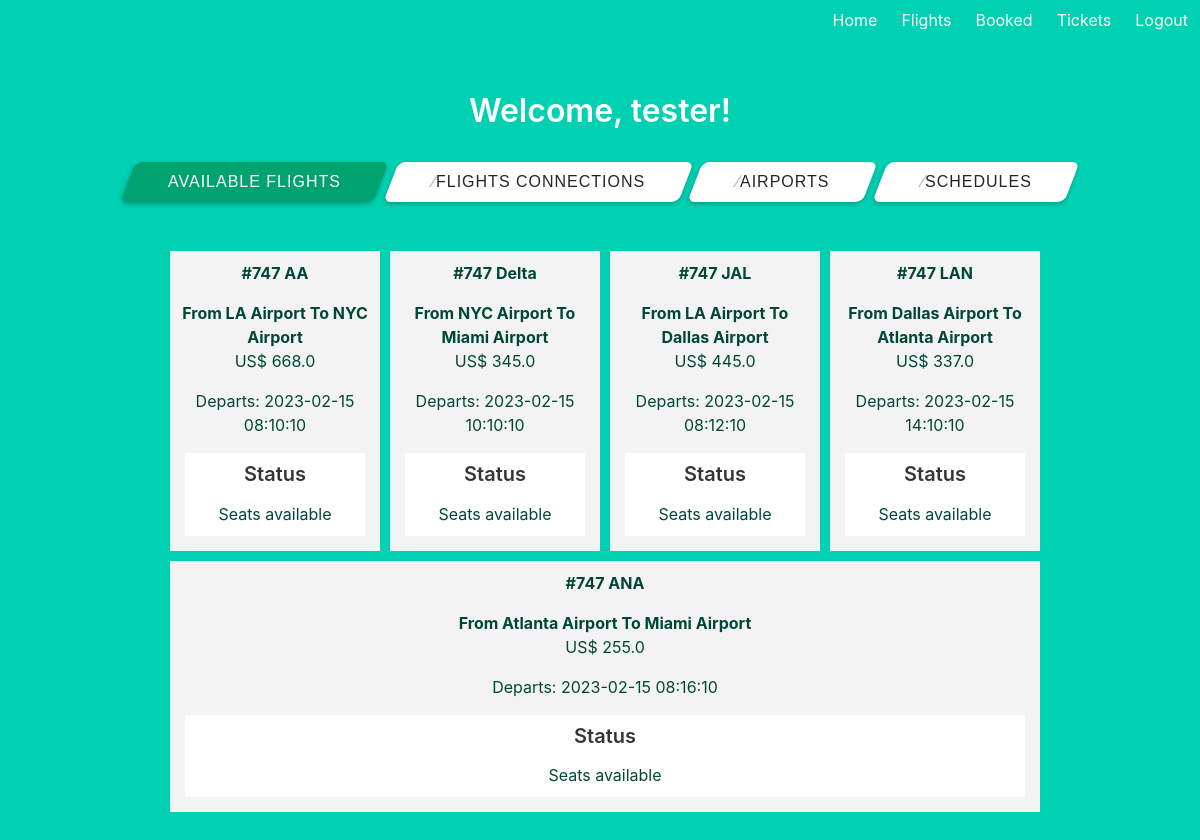
/flights (signed in), run on the app's committed database.
### models.py (models this page shows, shortened)
class User(UserMixin, db.Model):
	id = db.Column(db.Integer, primary_key=True)
	email = db.Column(db.String(100), unique=True)
	password = db.Column(db.String(100))
	name = db.Column(db.String(1000))

class Flight(db.Model):
	id = db.Column(db.Integer, primary_key=True)
	flightCode = db.Column(db.String(100), unique=True)
	departure = db.Column(db.String(1000))
	arrival = db.Column(db.String(1000))
	ticketPrice = db.Column(db.Float)
	passengers = db.Column(db.Integer)
	seats = db.Column(db.Integer)
	date = db.Column(db.DateTime(timezone=False))
	def create_tables():
		con = sqlite3.connect('project/db.sqlite')
		cursor = con.cursor()
		cursor.execute('''SELECT COUNT(*) from flight ''')
		result=cursor.fetchall()
	def get_flights():
		conn = sqlite3.connect('project/db.sqlite')
		flights = conn.execute('SELECT flightCode, date FROM flight').fetchall()
		conn.close()
		flights_list = list(flights)
		j = 0
		for i in flights_list:
			datetime_obj = parser.parse(i[1])
			flights_list[j] = (flights_list[j][0], datetime_obj.strftime("%B %d, %Y - %H:%M:%S"))
			j+=1
		return flights_list
	def get_airports():
		conn = sqlite3.connect('project/db.sqlite')
		d = conn.execute('SELECT departure FROM flight').fetchall()
		a = conn.execute('SELECT arrival FROM flight').fetchall()
		conn.close()
		airports = list(set(d + a))
		return airports
	def get_routes():
		conn = sqlite3.connect('project/db.sqlite')
		conn.row_factory = sqlite3.Row
		trips = conn.execute('SELECT departure, arrival FROM flight').fetchall()
		conn.close()
		return trips

### main.py (the view)
@main.route('/flights', methods=["GET", "POST"])
@login_required
def flights():
	Flight.create_tables()
	flights = Flight.query.all()
	trips = Flight.get_routes()
	airports = Flight.get_airports()
	flightsTime = Flight.get_flights()
	return render_template('flights.html', name=current_user.name, flights=flights, trips=trips, airports=airports, flightsTime=flightsTime)

### __init__.py (called while the page is built)
def create_app():
	app = Flask(__name__)
	app.config['SECRET_KEY'] = 'secret-key-goes-here'
	app.config['SQLALCHEMY_DATABASE_URI'] = 'sqlite:///db.sqlite'
	app.config['SQLALCHEMY_TRACK_MODIFICATIONS'] = True
	db.init_app(app)
	login_manager = LoginManager()
	login_manager.login_view = 'auth.login'
	login_manager.init_app(app)
	from .models import User
	@login_manager.user_loader
	def load_user(user_id):
		return User.query.get(int(user_id))
	from .auth import auth as auth_blueprint
	app.register_blueprint(auth_blueprint)
	from .main import main as main_blueprint
	app.register_blueprint(main_blueprint)
	return app

### templates/flights.html (shortened to what this page needs)
{% extends "base.html" %}
{% block content %}
  <h1 class="title">
    Welcome, {{ name }}!
  </h1>
  <br/>
  <div class="container">
  <ul class="breadcrumb">
  <li class="1 breadcrumb__item breadcrumb__item__selected" onclick="change(this);">
  <span class="breadcrumb__inner">
  <span class="breadcrumb__title">Available Flights</span>
  </span>
  </li>
  <li class="2 breadcrumb__item breadcrumb__item__unselected" onclick="change(this);">
  <span class="breadcrumb__inner">
  <span class="breadcrumb__title">Flights Connections</span>
  </span>
  </li>
  <li class="3 breadcrumb__item breadcrumb__item__unselected" onclick="change(this);">
  <span class="breadcrumb__inner">
  <span class="breadcrumb__title">Airports</span>
  </span>
  </li>
  <li class="4 breadcrumb__item breadcrumb__item__unselected" onclick="change(this);">
  <span class="breadcrumb__inner">
  <span class="breadcrumb__title">Schedules</span>
  </span>
  </li>
  </ul>
  </div>
  <br />
  <div id="1" class="content show">
  {% for flight in flights %}
      <a href="{{ url_for('main.dashboard', name=name, flight=flight.flightCode) }}" class="flight">
          <p><b>#{{ flight.flightCode }}</b></p>
          <b>
              <p class="name">From {{ flight.departure }} To {{ flight.arrival }}</p>
          </b>
          <p>US$ {{ flight.ticketPrice }}</p>
          <p>Departs: {{ flight.date }}</p>
          <div class="bio">
              <h4>Status</h4>
              <p>Seats available {{ flight.bio }}</p>
          </div>
      </a>
  {% endfor %}
</div>
<br />
<br />
<br />
{% endblock %}

### templates/base.html (style rules this page uses)
.title { margin: 5px; }
.content { margin: 5px; width: 100%; display: flex; flex-direction: row; flex-wrap: wrap; user-select: none; }
.flight { flex: 20%; padding: 10px; margin: 5px; background-color: #f3f3f3; inline-size: 100%; }
.flight p { color: #004835; }
.bio { padding: 10px; margin: 5px; background-color: #ffffff; color: #004835; }
.container { display: flex; flex-direction: column; height: 100%; width: 100%; min-width: 480px; padding: 0 40px; }
.breadcrumb { display: flex; border-radius: 10px; margin: auto; text-align: center; top: 50%; width: 100%; height: 40px; transform: translateY(-50%); z-index: 1; justify-content: center; }
.breadcrumb__item { height: 100%; background-color: white; color: #252525; font-family: 'Nunito', sans-serif; border-radius: 7px; letter-spacing: 1px; transition: all 0.3s ease; text-transform: uppercase; position: relative; display: inline-flex; justify-content: center; align-items: center; font-size: 16px; transform: skew(-21deg); box-shadow: 0 2px 5px rgba(0,0,0,0.26); margin: 5px; padding: 0 40px; cursor: pointer; }
.breadcrumb__item__selected { background: #00a36f; color: #FFF; }
.show { display: flex; }
.breadcrumb__inner { display: flex; flex-direction: column; margin: auto; z-index: 2; transform: skew(21deg); }
.breadcrumb__title { font-size: 16px; text-overflow: ellipsis; overflow: hidden; white-space: nowrap; }

### data on the page
User: name "tester"
Flight: flightCode "747 AA", departure "LA Airport", arrival "NYC Airport", ticketPrice "668.0", date "2023-02-15 08:10:10"
Flight: flightCode "747 Delta", departure "NYC Airport", arrival "Miami Airport", ticketPrice "345.0", date "2023-02-15 10:10:10"
Flight: flightCode "747 JAL", departure "LA Airport", arrival "Dallas Airport", ticketPrice "445.0", date "2023-02-15 08:12:10"
Flight: flightCode "747 LAN", departure "Dallas Airport", arrival "Atlanta Airport", ticketPrice "337.0", date "2023-02-15 14:10:10"
Flight: flightCode "747 ANA", departure "Atlanta Airport", arrival "Miami Airport", ticketPrice "255.0", date "2023-02-15 08:16:10"
